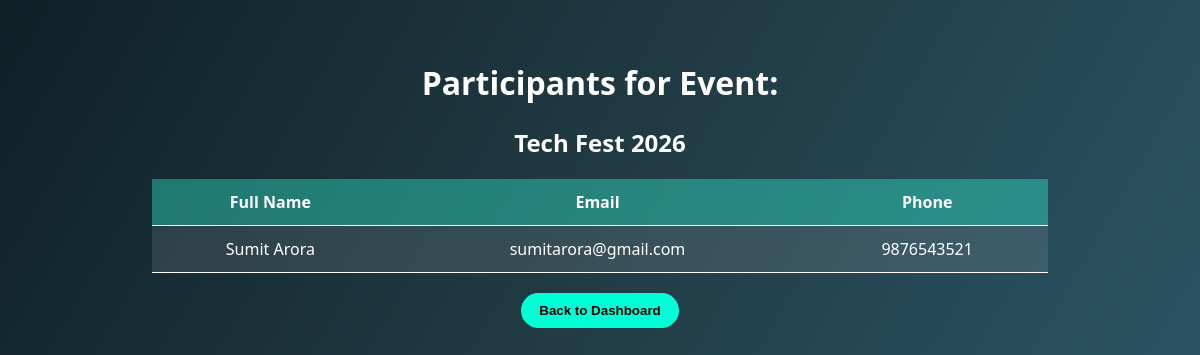
The app's page /event_management_system/admin/view_participants.php?event_id=1 with its own data.
### tables this page shows
CREATE TABLE `events` (
  `event_id` int(11) NOT NULL,
  `event_name` varchar(150) NOT NULL,
  `event_date` date NOT NULL,
  `venue` varchar(150) NOT NULL,
  `price` decimal(10,2) DEFAULT 0.00,
  `seat_limit` int(11) DEFAULT 0,
  `description` text DEFAULT NULL
);

CREATE TABLE `users` (
  `user_id` int(11) NOT NULL,
  `full_name` varchar(100) NOT NULL,
  `email` varchar(100) NOT NULL,
  `password` varchar(255) NOT NULL,
  `phone` varchar(15) DEFAULT NULL
);

### event_management_system/admin/view_participants.php (the view, shortened to what this page needs)
<?php
include("../config/db.php");
$event_id = $_GET['event_id'];
$event_sql = "SELECT event_name FROM events WHERE event_id = '$event_id'";
$event_result = mysqli_query($conn, $event_sql);
$event = mysqli_fetch_assoc($event_result);
$sql = "SELECT users.full_name, users.email, users.phone
        FROM registrations
        JOIN users ON registrations.user_id = users.user_id
        WHERE registrations.event_id = '$event_id'";
$result = mysqli_query($conn, $sql);
?>
<!DOCTYPE html>
<html>
<head>
</head>
<body>
<div class="container">
<h1>Participants for Event:</h1>
<h2>
<?php echo $event['event_name']; ?>
</h2>
<table>
<tr>
<th>Full Name</th>
<th>Email</th>
<th>Phone</th>
</tr>
<?php
while($row = mysqli_fetch_assoc($result)) {
?>
<tr>
<td><?php echo $row['full_name']; ?></td>
<td><?php echo $row['email']; ?></td>
<td><?php echo $row['phone']; ?></td>
</tr>
<?php
}
?>
</table>
<a href="dashboard.php">
<button>Back to Dashboard</button>
</a>
</div>
</body>
</html>

### event_management_system/admin/view_participants.php (style rules this page uses)
body { margin: 0; font-family: Segoe UI; background: linear-gradient(120deg,#0f2027,#203a43,#2c5364); color: white; }
.container { padding: 40px; text-align: center; }
table { width: 80%; margin: auto; border-collapse: collapse; background: rgba(255,255,255,0.1); }
th, td { padding: 12px; border-bottom: 1px solid white; }
th { background: rgba(0,255,213,0.3); }
button { padding: 10px 18px; border: none; border-radius: 20px; background: #00ffd5; font-weight: bold; cursor: pointer; margin-top: 20px; }

### records on screen
events: event_name "Tech Fest 2026"
users: full_name "Sumit Arora", email "sumitarora@gmail.com", phone "9876543521"
